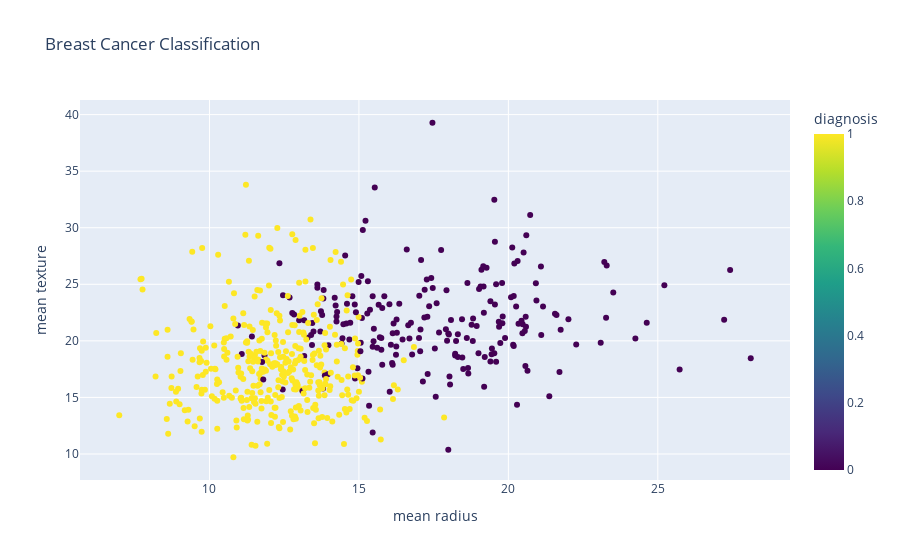

Here is the notebook cell this chart was saved with:
### Code cell
fig = px.scatter(df, x="mean radius", y="mean texture", color=df["diagnosis"],
                 title="Breast Cancer Classification", labels={"color": "diagnosis"},
                 color_continuous_scale="viridis")
fig.show()

### Figure 1 — Plotly figure (JSON) as saved in the notebook; plotly's stock layout.template omitted (floating-point values rounded to 4 significant figures; data arrays with more than 128 entries replaced by an {"elided": "..."} marker saying what was removed)
{"data": [{"hovertemplate": "mean radius=%{x}<br>mean texture=%{y}<br>diagnosis=%{marker.color}<extra></extra>", "legendgroup": "", "marker": {"color": {"elided": "569 int values"}, "coloraxis": "coloraxis", "symbol": "circle"}, "mode": "markers", "name": "", "orientation": "v", "showlegend": false, "type": "scatter", "x": {"elided": "569 float values"}, "xaxis": "x", "y": {"elided": "569 float values"}, "yaxis": "y"}], "layout": {"autosize": true, "coloraxis": {"colorbar": {"title": {"text": "diagnosis"}}, "colorscale": [[0, "#440154"], [0.1111, "#482878"], [0.2222, "#3e4989"], [0.3333, "#31688e"], [0.4444, "#26828e"], [0.5556, "#1f9e89"], [0.6667, "#35b779"], [0.7778, "#6ece58"], [0.8889, "#b5de2b"], [1, "#fde725"]]}, "legend": {"tracegroupgap": 0}, "title": {"text": "Breast Cancer Classification"}, "xaxis": {"anchor": "y", "autorange": true, "domain": [0, 1], "range": [5.699, 29.39], "title": {"text": "mean radius"}, "type": "linear"}, "yaxis": {"anchor": "x", "autorange": true, "domain": [0, 1], "range": [7.27, 41.72], "title": {"text": "mean texture"}, "type": "linear"}}}
